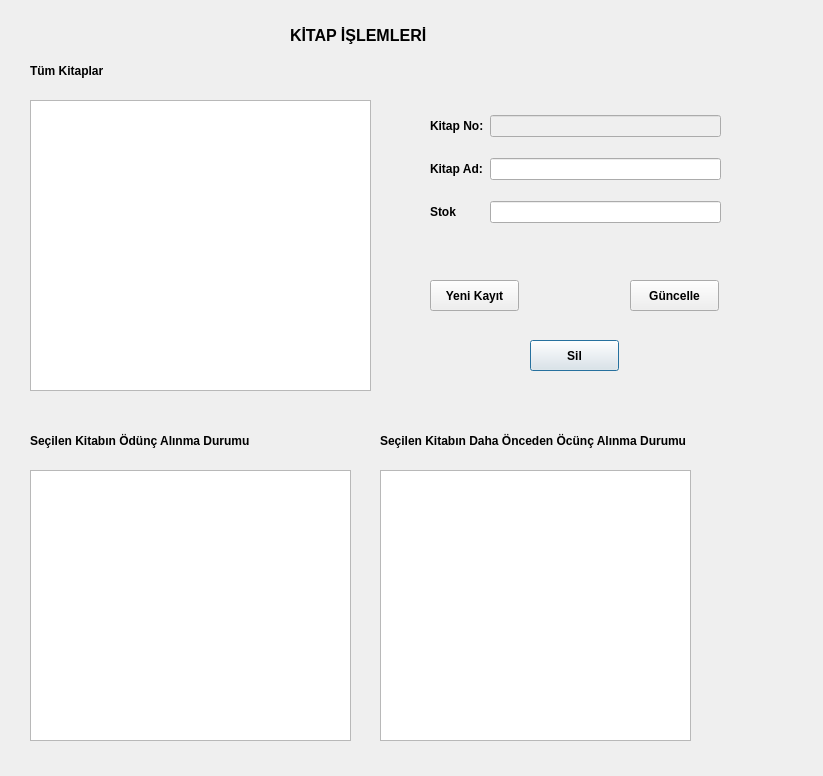
<?xml version="1.0" encoding="UTF-8"?>
<ui version="4.0">
 <class>kitapislemleri</class>
 <widget class="QDialog" name="kitapislemleri">
  <property name="geometry">
   <rect>
    <x>0</x>
    <y>0</y>
    <width>823</width>
    <height>776</height>
   </rect>
  </property>
  <property name="font">
   <font>
    <bold>true</bold>
   </font>
  </property>
  <property name="windowTitle">
   <string>Dialog</string>
  </property>
  <widget class="QLabel" name="label">
   <property name="geometry">
    <rect>
     <x>290</x>
     <y>20</y>
     <width>161</width>
     <height>31</height>
    </rect>
   </property>
   <property name="palette">
    <palette>
     <active>
      <colorrole role="WindowText">
       <brush brushstyle="SolidPattern">
        <color alpha="255">
         <red>255</red>
         <green>0</green>
         <blue>0</blue>
        </color>
       </brush>
      </colorrole>
     </active>
     <inactive>
      <colorrole role="WindowText">
       <brush brushstyle="SolidPattern">
        <color alpha="255">
         <red>0</red>
         <green>0</green>
         <blue>0</blue>
        </color>
       </brush>
      </colorrole>
     </inactive>
     <disabled>
      <colorrole role="WindowText">
       <brush brushstyle="SolidPattern">
        <color alpha="255">
         <red>120</red>
         <green>120</green>
         <blue>120</blue>
        </color>
       </brush>
      </colorrole>
     </disabled>
    </palette>
   </property>
   <property name="font">
    <font>
     <pointsize>12</pointsize>
     <bold>true</bold>
    </font>
   </property>
   <property name="text">
    <string>KİTAP İŞLEMLERİ</string>
   </property>
  </widget>
  <widget class="QPushButton" name="btn_sil">
   <property name="geometry">
    <rect>
     <x>530</x>
     <y>340</y>
     <width>89</width>
     <height>31</height>
    </rect>
   </property>
   <property name="text">
    <string>Sil</string>
   </property>
  </widget>
  <widget class="QTableView" name="tableView_tumKitaplar">
   <property name="geometry">
    <rect>
     <x>30</x>
     <y>100</y>
     <width>341</width>
     <height>291</height>
    </rect>
   </property>
  </widget>
  <widget class="QLabel" name="label_2">
   <property name="geometry">
    <rect>
     <x>30</x>
     <y>60</y>
     <width>101</width>
     <height>22</height>
    </rect>
   </property>
   <property name="text">
    <string>Tüm Kitaplar</string>
   </property>
  </widget>
  <widget class="QPushButton" name="btn_guncelle">
   <property name="geometry">
    <rect>
     <x>630</x>
     <y>280</y>
     <width>89</width>
     <height>31</height>
    </rect>
   </property>
   <property name="text">
    <string>Güncelle</string>
   </property>
  </widget>
  <widget class="QWidget" name="layoutWidget">
   <property name="geometry">
    <rect>
     <x>430</x>
     <y>100</y>
     <width>291</width>
     <height>141</height>
    </rect>
   </property>
   <layout class="QGridLayout" name="gridLayout">
    <item row="0" column="0">
     <widget class="QLabel" name="label_3">
      <property name="text">
       <string>Kitap No:</string>
      </property>
     </widget>
    </item>
    <item row="0" column="1">
     <widget class="QLineEdit" name="ln_kitapNo">
      <property name="enabled">
       <bool>false</bool>
      </property>
     </widget>
    </item>
    <item row="1" column="0">
     <widget class="QLabel" name="label_4">
      <property name="text">
       <string>Kitap Ad:</string>
      </property>
     </widget>
    </item>
    <item row="1" column="1">
     <widget class="QLineEdit" name="ln_kitapAd"/>
    </item>
    <item row="2" column="0">
     <widget class="QLabel" name="label_5">
      <property name="text">
       <string>Stok</string>
      </property>
     </widget>
    </item>
    <item row="2" column="1">
     <widget class="QLineEdit" name="ln_stok"/>
    </item>
   </layout>
  </widget>
  <widget class="QPushButton" name="btn_yeniKayit">
   <property name="geometry">
    <rect>
     <x>430</x>
     <y>280</y>
     <width>89</width>
     <height>31</height>
    </rect>
   </property>
   <property name="text">
    <string>Yeni Kayıt</string>
   </property>
  </widget>
  <widget class="QTableView" name="tableView_oduncDurum">
   <property name="geometry">
    <rect>
     <x>30</x>
     <y>470</y>
     <width>321</width>
     <height>271</height>
    </rect>
   </property>
  </widget>
  <widget class="QLabel" name="label_6">
   <property name="geometry">
    <rect>
     <x>30</x>
     <y>430</y>
     <width>301</width>
     <height>22</height>
    </rect>
   </property>
   <property name="text">
    <string>Seçilen Kitabın Ödünç Alınma Durumu</string>
   </property>
  </widget>
  <widget class="QTableView" name="tableView_oncedenOduncDurum">
   <property name="geometry">
    <rect>
     <x>380</x>
     <y>470</y>
     <width>311</width>
     <height>271</height>
    </rect>
   </property>
  </widget>
  <widget class="QLabel" name="label_7">
   <property name="geometry">
    <rect>
     <x>380</x>
     <y>430</y>
     <width>411</width>
     <height>22</height>
    </rect>
   </property>
   <property name="text">
    <string>Seçilen Kitabın Daha Önceden Öcünç Alınma Durumu</string>
   </property>
  </widget>
 </widget>
 <resources/>
 <connections/>
</ui>
